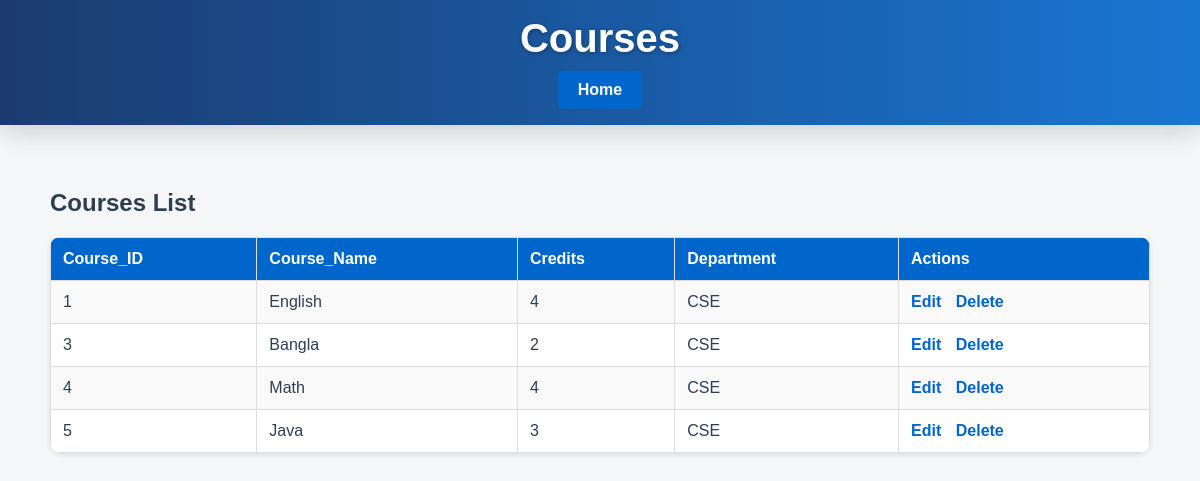
The app's page /admin-course.php with its own data.
### tables this page shows
CREATE TABLE `course` (
  `Course_ID` int(11) NOT NULL,
  `Course_Name` varchar(100) NOT NULL,
  `Credits` int(11) NOT NULL,
  `Department` varchar(100) NOT NULL
);

### admin-course.php (the view, shortened to what this page needs)
<?php
include 'db.php';
?>
<!DOCTYPE html>
<html lang="en">
<head>
  <link rel="stylesheet" href="../styles.css">
</head>
<body>
<header>
  <h1>Courses</h1>
  <nav>
    <a href="../admin.php" class="home-button">Home</a>
  </nav>
</header>
<main>
  <h2>Courses List</h2>
  <table>
    <tr>
      <th>Course_ID</th>
      <th>Course_Name</th>
      <th>Credits</th>
      <th>Department</th>
      <th>Actions</th>
    </tr>
    <?php
    $result = $conn->query("SELECT * FROM course");
    while ($row = $result->fetch_assoc()) {
        echo "<tr>
                <td>{$row['Course_ID']}</td>
                <td>{$row['Course_Name']}</td>
                <td>{$row['Credits']}</td>
                <td>{$row['Department']}</td>
                <td class='action-links'>
                  <a href='edit_course.php?id={$row['Course_ID']}'>Edit</a>
                  <a href='delete_course.php?id={$row['Course_ID']}' onclick=\"return confirm('Are you sure you want to delete this Course?');\">Delete</a>
                </td>
              </tr>";
    }
    ?>
  </table>
</main>
</body>
</html>

### styles.css (style rules this page uses)
body { margin: 0; font-family: 'Segoe UI', Tahoma, Geneva, Verdana, sans-serif; background: #f5f5f5; color: #2c3e50; scroll-behavior: smooth; }
header { background: linear-gradient(90deg, #1b3b6f, #1976d2); color: #ffffff; padding: 2rem 1rem; text-align: center; box-shadow: 0 8px 25px rgba(0,0,0,0.15); position: sticky; top: 0; z-index: 1000; }
header h1 { margin: 0; font-size: 2.5rem; text-shadow: 1px 1px 4px rgba(0,0,0,0.3); }
main { max-width: 1100px; margin: 2rem auto; padding: 0 1rem; }
table { width: 100%; border-collapse: separate; border-spacing: 0; background-color: #ffffff; border-radius: 10px; overflow: hidden; box-shadow: 0 8px 20px rgba(0,0,0,0.1); margin-top: 1rem; }
th, td { padding: 0.9rem 1rem; text-align: left; border-bottom: 1px solid #eee; }
tr:nth-child(even) td { background-color: #f9f9f9; }

### admin-course.php (style rules this page uses)
body { font-family: Arial, sans-serif; background-color: #f4f6f8; margin: 0; padding: 0; }
header { background-color: #003366; color: white; padding: 1rem 2rem; }
h1, h2 { margin: 0; }
nav { margin-top: 10px; }
.home-button { display: inline-block; padding: 10px 20px; background-color: #0066cc; color: white; text-decoration: none; border-radius: 5px; font-weight: bold; transition: background-color 0.3s; }
main { padding: 2rem; }
table { width: 100%; border-collapse: collapse; background: white; box-shadow: 0 2px 5px rgba(0,0,0,0.1); margin-top: 20px; }
th, td { padding: 12px; border: 1px solid #ddd; text-align: left; }
th { background-color: #0066cc; color: white; }
tr:nth-child(even) { background-color: #f9f9f9; }
.action-links a { margin-right: 10px; text-decoration: none; color: #0066cc; font-weight: bold; }

### records on screen
course: Course_ID "1", Course_Name "English", Credits "4", Department "CSE"
course: Course_ID "3", Course_Name "Bangla", Credits "2", Department "CSE"
course: Course_ID "4", Course_Name "Math", Credits "4", Department "CSE"
course: Course_ID "5", Course_Name "Java", Credits "3", Department "CSE"
